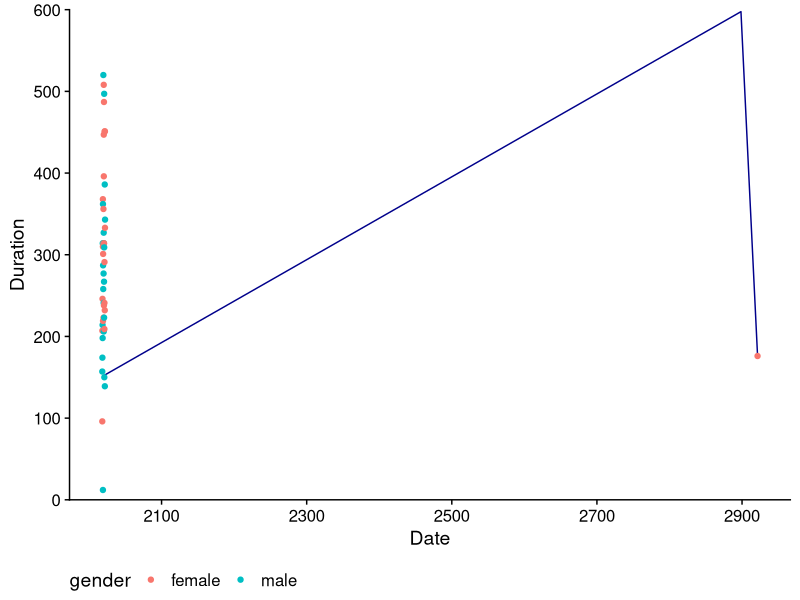
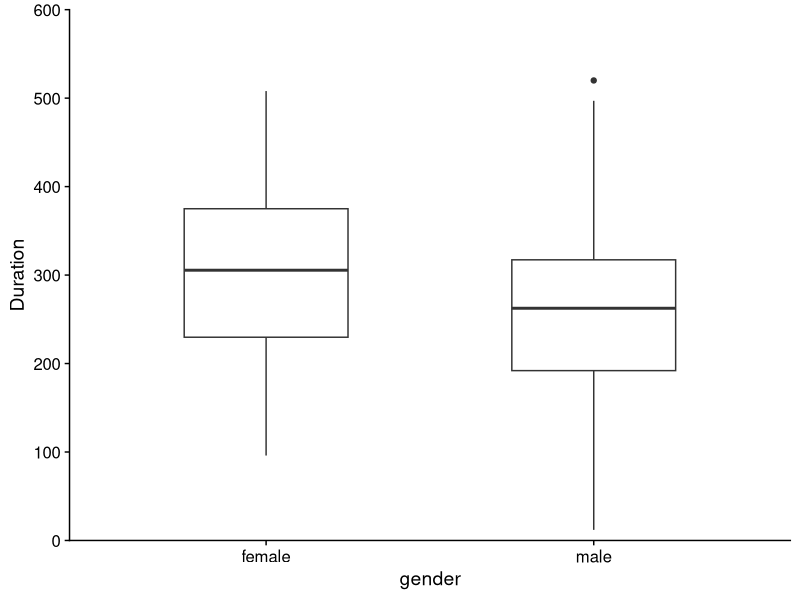

The R script that drew these images, in order:
library(lubridate)
library(cowplot)
library(tidyverse)

# some parsing failures aparently, also some of the data needs to be corrected
allesgesagt_raw <- read_csv("allesgesagt/allesgesagt_raw.csv")
# fix(allesgesagt_raw)

allesgesagt <- allesgesagt_raw %>% 
  mutate(Date = make_date(year, month, day),
         Duration = hours*60+minutes)


ggplot(allesgesagt) +
  geom_smooth(aes(x = Date, y = Duration), se = FALSE, alpha = 0.5,
              color = "darkblue", size = 0.5) +
  geom_col(aes(x = Date, y = Duration)) +
  geom_point(aes(x = Date, y = Duration, color = gender)) +
  # geom_smooth(aes(x = Date, y = Duration), se = FALSE, method = "lm") +
  scale_y_continuous(expand = c(0,0), limits = c(0, 600)) +
  theme_half_open() +
  theme(legend.position = "bottom")

ggplot(allesgesagt) +
  geom_boxplot(aes(x = gender, y = Duration), width = 0.5) +
  scale_y_continuous(expand = c(0,0), limits = c(0, 600)) +
  theme_half_open()
